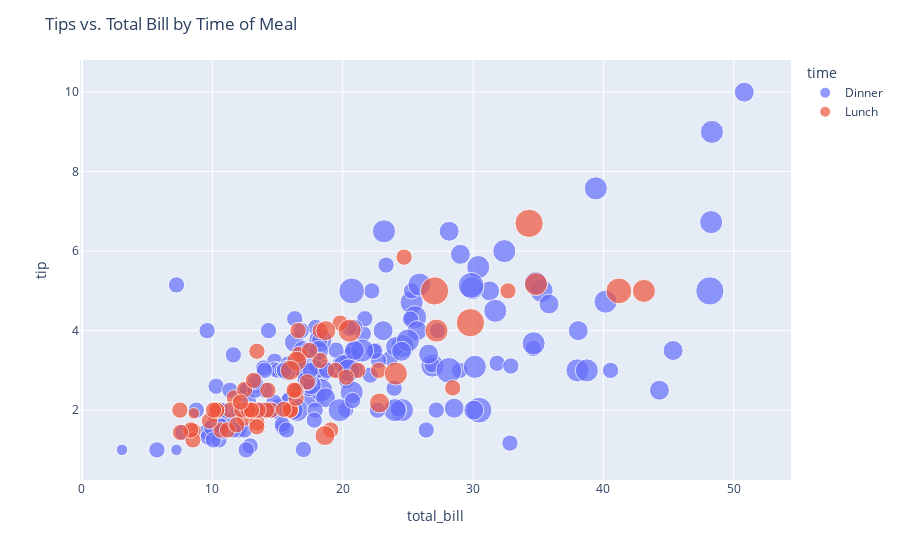
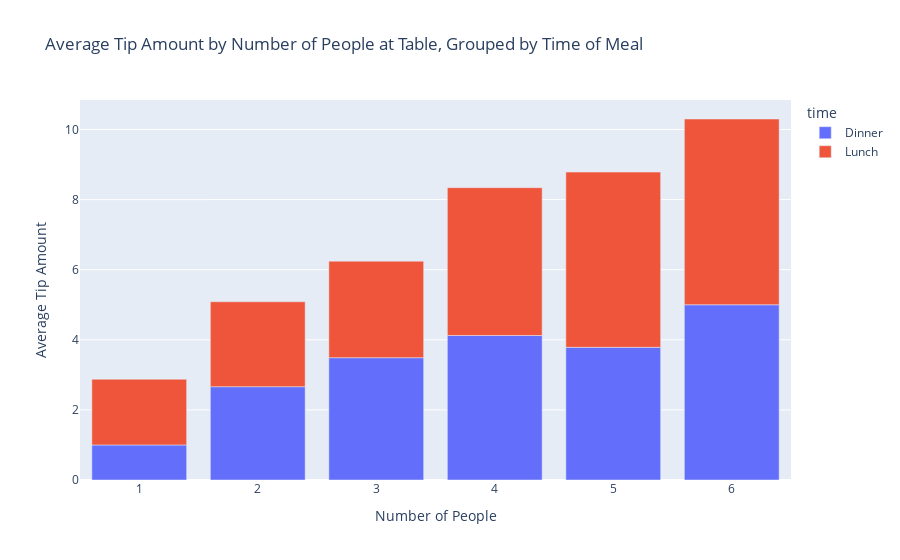

The cell these charts' notebook holds for them, in order:
### Code cell
#Q:4
import pandas as pd
import plotly.express as px

# Create a scatter plot to visualize tips vs. total bill, colored by time of the meal
fig = px.scatter(df, x='total_bill', y='tip', color='time', size='size', hover_data=['size'])
fig.update_layout(title='Tips vs. Total Bill by Time of Meal')
fig.show()

# Create a bar chart to visualize average tip amount based on the number of people at a table, grouped by time of meal
avg_tip_by_size_time = df.groupby(['size', 'time'])['tip'].mean().reset_index()
fig = px.bar(avg_tip_by_size_time, x='size', y='tip', color='time',
             labels={'size': 'Number of People', 'tip': 'Average Tip Amount'},
             title='Average Tip Amount by Number of People at Table, Grouped by Time of Meal')
fig.show()

### Figure 1 — Plotly figure (JSON) as saved in the notebook; plotly's stock layout.template omitted (floating-point values rounded to 4 significant figures; data arrays with more than 128 entries replaced by an {"elided": "..."} marker saying what was removed)
{"data": [{"customdata": {"elided": "176x1 int values"}, "hovertemplate": "time=Dinner<br>total_bill=%{x}<br>tip=%{y}<br>size=%{customdata[0]}<extra></extra>", "legendgroup": "Dinner", "marker": {"color": "#636efa", "size": {"elided": "176 int values"}, "sizemode": "area", "sizeref": 0.015, "symbol": "circle"}, "mode": "markers", "name": "Dinner", "orientation": "v", "showlegend": true, "type": "scatter", "x": {"elided": "176 float values"}, "xaxis": "x", "y": {"elided": "176 float values"}, "yaxis": "y"}, {"customdata": [[4], [2], [2], [2], [2], [1], [2], [2], [4], [2], [2], [2], [2], [2], [2], [4], [2], [2], [2], [2], [2], [6], [2], [2], [2], [3], [2], [2], [2], [2], [2], [2], [2], [2], [2], [2], [2], [6], [5], [6], [2], [2], [3], [2], [2], [2], [2], [2], [2], [2], [2], [2], [4], [2], [2], [3], [2], [2], [2], [4], [3], [2], [2], [1], [3], [2], [2], [2]], "hovertemplate": "time=Lunch<br>total_bill=%{x}<br>tip=%{y}<br>size=%{customdata[0]}<extra></extra>", "legendgroup": "Lunch", "marker": {"color": "#EF553B", "size": [4, 2, 2, 2, 2, 1, 2, 2, 4, 2, 2, 2, 2, 2, 2, 4, 2, 2, 2, 2, 2, 6, 2, 2, 2, 3, 2, 2, 2, 2, 2, 2, 2, 2, 2, 2, 2, 6, 5, 6, 2, 2, 3, 2, 2, 2, 2, 2, 2, 2, 2, 2, 4, 2, 2, 3, 2, 2, 2, 4, 3, 2, 2, 1, 3, 2, 2, 2], "sizemode": "area", "sizeref": 0.015, "symbol": "circle"}, "mode": "markers", "name": "Lunch", "orientation": "v", "showlegend": true, "type": "scatter", "x": [27.2, 22.76, 17.29, 19.44, 16.66, 10.07, 32.68, 15.98, 34.83, 13.03, 18.28, 24.71, 21.16, 10.65, 12.43, 24.08, 11.69, 13.42, 14.26, 15.95, 12.48, 29.8, 8.52, 14.52, 11.38, 22.82, 19.08, 20.27, 11.17, 12.26, 18.26, 8.51, 10.33, 14.15, 16, 13.16, 17.47, 34.3, 41.19, 27.05, 16.43, 8.35, 18.64, 11.87, 9.78, 7.51, 19.81, 28.44, 15.48, 16.58, 7.56, 10.34, 43.11, 13, 13.51, 18.71, 12.74, 13, 16.4, 20.53, 16.47, 12.16, 13.42, 8.58, 15.98, 13.42, 16.27, 10.09], "xaxis": "x", "y": [4, 3, 2.71, 3, 3.4, 1.83, 5, 2.03, 5.17, 2, 4, 5.85, 3, 1.5, 1.8, 2.92, 2.31, 1.68, 2.5, 2, 2.52, 4.2, 1.48, 2, 2, 2.18, 1.5, 2.83, 1.5, 2, 3.25, 1.25, 2, 2, 2, 2.75, 3.5, 6.7, 5, 5, 2.3, 1.5, 1.36, 1.63, 1.73, 2, 4.19, 2.56, 2.02, 4, 1.44, 2, 5, 2, 2, 4, 2.01, 2, 2.5, 4, 3.23, 2.2, 3.48, 1.92, 3, 1.58, 2.5, 2], "yaxis": "y"}], "layout": {"legend": {"itemsizing": "constant", "title": {"text": "time"}, "tracegroupgap": 0}, "margin": {"t": 60}, "title": {"text": "Tips vs. Total Bill by Time of Meal"}, "xaxis": {"anchor": "y", "domain": [0, 1], "title": {"text": "total_bill"}}, "yaxis": {"anchor": "x", "domain": [0, 1], "title": {"text": "tip"}}}}

### Figure 2 — Plotly figure (JSON) as saved in the notebook; plotly's stock layout.template omitted (floating-point values rounded to 4 significant figures)
{"data": [{"alignmentgroup": "True", "hovertemplate": "time=Dinner<br>Number of People=%{x}<br>Average Tip Amount=%{y}<extra></extra>", "legendgroup": "Dinner", "marker": {"color": "#636efa", "pattern": {"shape": ""}}, "name": "Dinner", "offsetgroup": "Dinner", "orientation": "v", "showlegend": true, "textposition": "auto", "type": "bar", "x": [1, 2, 3, 4, 5, 6], "xaxis": "x", "y": [1, 2.662, 3.49, 4.122, 3.785, 5], "yaxis": "y"}, {"alignmentgroup": "True", "hovertemplate": "time=Lunch<br>Number of People=%{x}<br>Average Tip Amount=%{y}<extra></extra>", "legendgroup": "Lunch", "marker": {"color": "#EF553B", "pattern": {"shape": ""}}, "name": "Lunch", "offsetgroup": "Lunch", "orientation": "v", "showlegend": true, "textposition": "auto", "type": "bar", "x": [1, 2, 3, 4, 5, 6], "xaxis": "x", "y": [1.875, 2.423, 2.754, 4.218, 5, 5.3], "yaxis": "y"}], "layout": {"barmode": "relative", "legend": {"title": {"text": "time"}, "tracegroupgap": 0}, "title": {"text": "Average Tip Amount by Number of People at Table, Grouped by Time of Meal"}, "xaxis": {"anchor": "y", "domain": [0, 1], "title": {"text": "Number of People"}}, "yaxis": {"anchor": "x", "domain": [0, 1], "title": {"text": "Average Tip Amount"}}}}
